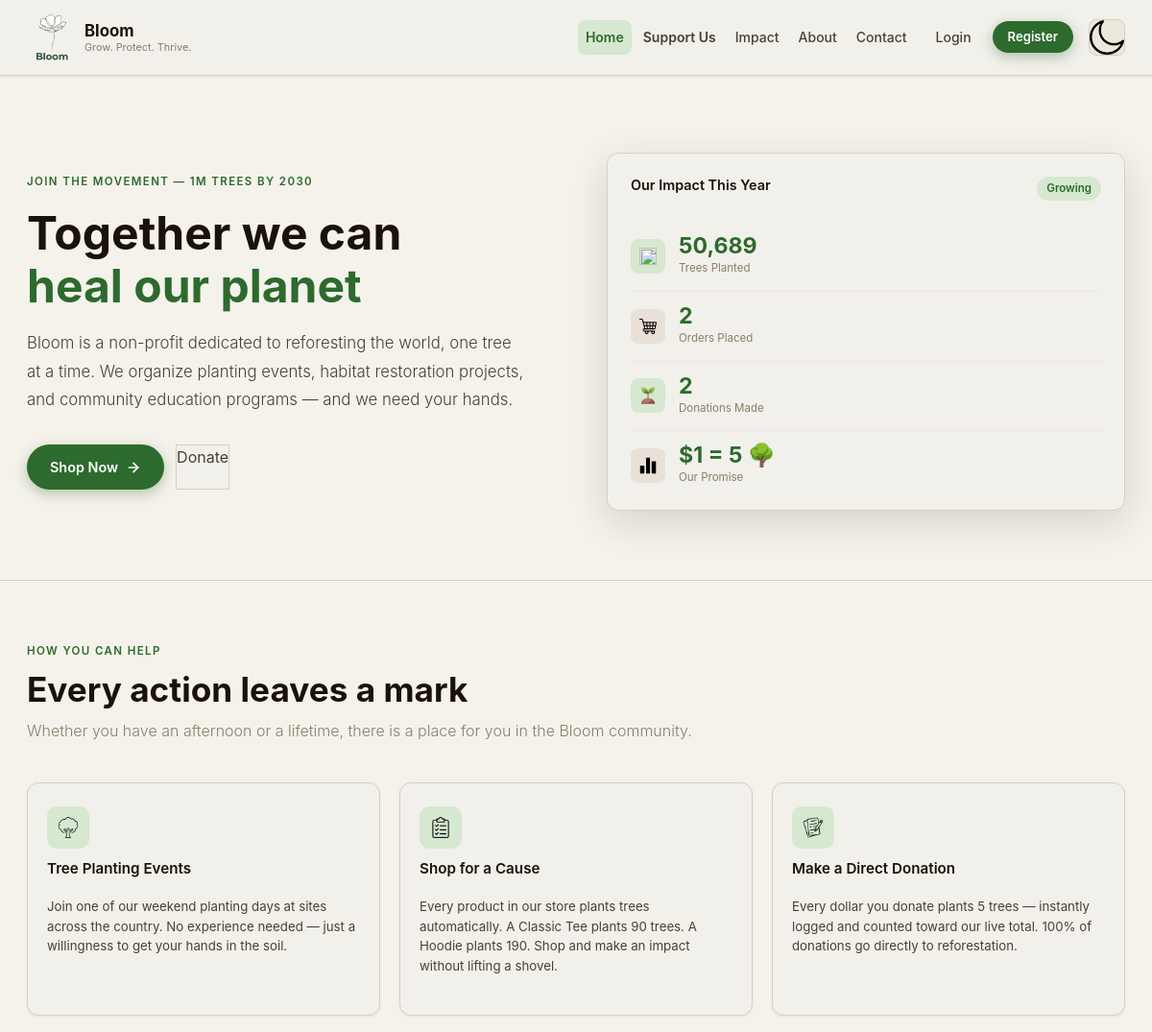
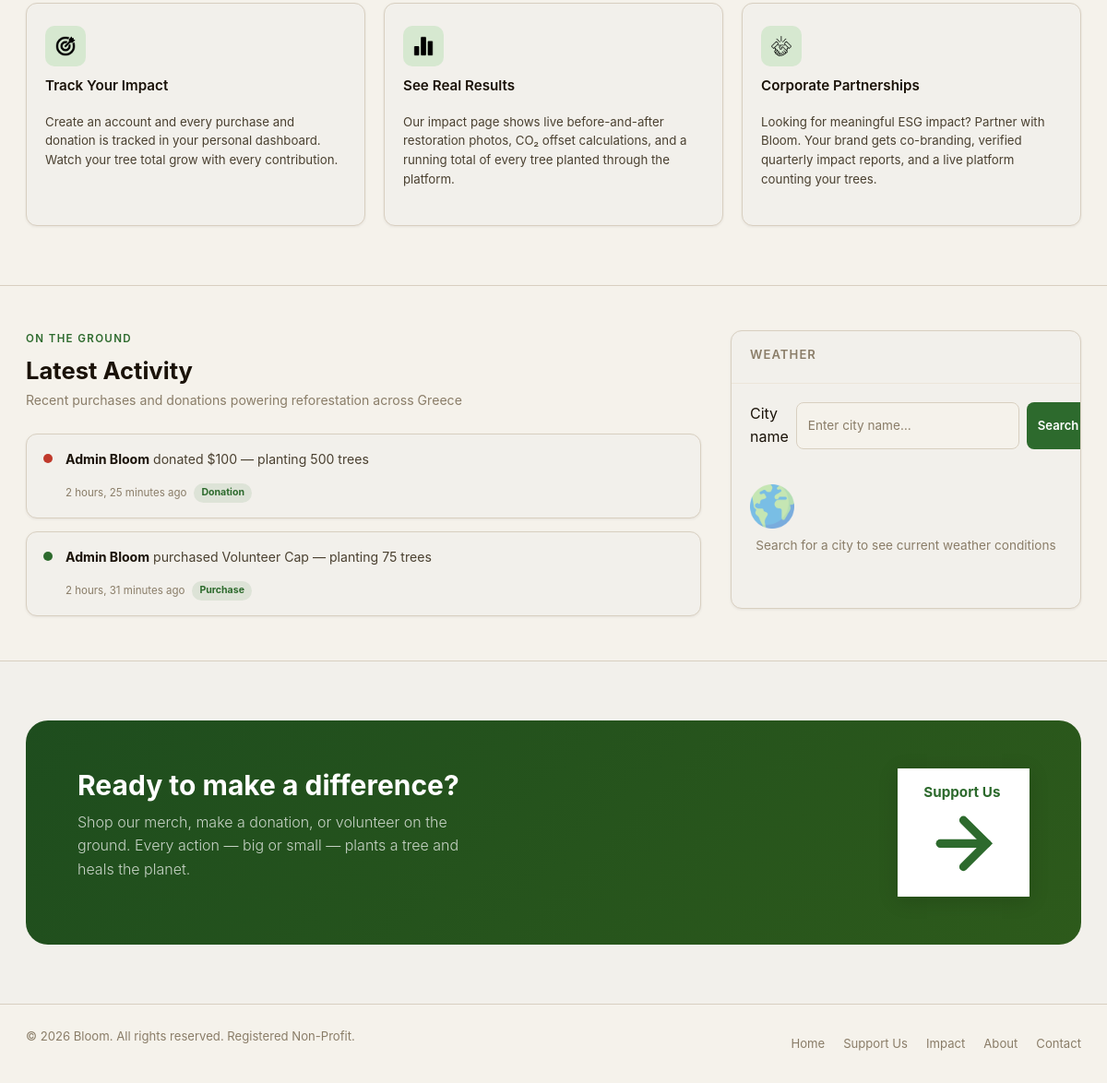
The page / on the database its author committed (2 pictures, top to bottom).
### core/models.py (models this page shows, shortened)
class ActivityEvent(models.Model):
    TYPE_CHOICES = [
        ('complete', 'Completed'),
        ('add',      'Added'),
        ('update',   'Updated'),
        ('donate',   'Donated'),
        ('purchase', 'Purchased'),
    ]
    event_type = models.CharField(max_length=20, choices=TYPE_CHOICES)
    text       = models.CharField(max_length=300)
    tag        = models.CharField(max_length=40)
    label      = models.CharField(max_length=40)
    user       = models.ForeignKey(User, on_delete=models.SET_NULL, null=True, blank=True)
    created_at = models.DateTimeField(auto_now_add=True)
    class Meta:
        ordering = ['-created_at']

### core/views.py (the view)
# urls.py: path('',         views.home,    name='home'),
def home(request):
    total_trees     = get_total_trees()
    total_orders    = Order.objects.count()
    total_donations = Donation.objects.count()
    feed            = ActivityEvent.objects.all().order_by('-created_at')[:8]
    return render(request, 'core/index.html', {
        'total_trees':     total_trees,
        'total_orders':    total_orders,
        'total_donations': total_donations,
        'feed':            feed,
    })

### core/views.py (called while the page is built)
def get_total_trees():
    purchase_trees = sum(
        int(item.price * item.quantity * 5)
        for item in OrderItem.objects.select_related('product').all()
    )
    donation_trees = sum(d.trees_equivalent for d in Donation.objects.all())
    return purchase_trees + donation_trees

### shop/context_processors.py (called while the page is built)
def cart_count(request):
    count = 0
    if request.user.is_authenticated:
        from shop.models import CartItem
        count = CartItem.objects.filter(user=request.user).count()
    return {'cart_count': count}

### templates/core/index.html (shortened to what this page needs)
{% extends 'base.html' %}
{% load static %}
{% block content %}
    <section class="hero" aria-labelledby="heroTitle">
        <div class="container">
            <div class="hero_inner">
                <div>
                    <div class="hero_eyebrow">Join the Movement — 1M Trees by 2030</div>
                    <h1 class="hero_title" id="heroTitle">
                        Together we can<br>
                        <span class="highlight">heal our planet</span>
                    </h1>
                    <p class="hero_lead">
                        Bloom is a non-profit dedicated to reforesting the world, one tree at a time.
                        We organize planting events, habitat restoration projects, and community education programs — and we need your hands.
                    </p>
                    <div class="hero_actions">
                        <a href="{% url 'shop:support' %}#shop" class="btn-primary">
                            Shop Now
                            <svg viewBox="0 0 24 24" fill="none" stroke="currentColor" stroke-width="2.5" stroke-linecap="round" aria-hidden="true">
                                <line x1="5" y1="12" x2="19" y2="12"/><polyline points="12 5 19 12 12 19"/>
                            </svg>
                        </a>
                        <a href="{% url 'shop:support' %}#donate" class="btn-ghost">Donate</a>
                    </div>
                </div>
                <div class="hero-stats-card" aria-label="Environmental impact overview">
                    <div class="stats-header">
                        <h3>Our Impact This Year</h3>
                        <span style="font-size:.72rem;font-weight:600;color:var(--green);background:var(--greentint);padding:3px 10px;border-radius:100px;">Growing</span>
                    </div>
                    <div class="stat-item">
                        <div class="stat-item_icon stat-item_icon--green">
                            <img src="{% static 'assets/icons/icon-tree.png' %}" style="width:18px;height:18px;object-fit:contain;" alt="" />
                        </div>
                        <div>
                            <div class="stat-item_value">{{ total_trees }}</div>
                            <div class="stat-item_label">Trees Planted</div>
                        </div>
                    </div>
                    <div class="stat-item">
                        <div class="stat-item_icon stat-item_icon--orange">
                            <img src="{% static 'assets/icons/cart.png' %}" style="width:18px;height:18px;object-fit:contain;" alt="" />
                        </div>
                        <div>
                            <div class="stat-item_value">{{ total_orders }}</div>
                            <div class="stat-item_label">Orders Placed</div>
                        </div>
                    </div>
                    <div class="stat-item">
                        <div class="stat-item_icon stat-item_icon--green">
                            <img src="{% static 'assets/icons/icon-leaf.png' %}" style="width:18px;height:18px;object-fit:contain;" alt="" />
                        </div>
                        <div>
                            <div class="stat-item_value">{{ total_donations }}</div>
                            <div class="stat-item_label">Donations Made</div>
                        </div>
                    </div>
                    <div class="stat-item">
                        <div class="stat-item_icon stat-item_icon--orange">
                            <img src="{% static 'assets/icons/icon-impact.png' %}" style="width:18px;height:18px;object-fit:contain;" alt="" />
                        </div>
                        <div>
                            <div class="stat-item_value">$1 = 5 🌳</div>
                            <div class="stat-item_label">Our Promise</div>
                        </div>
                    </div>
                </div>
            </div>
        </div>
    </section>
    <section style="padding:64px 0;border-bottom:1px solid var(--border);" aria-labelledby="featuresTitle">
        <div class="container">
            <p class="section-label">How You Can Help</p>
            <h2 style="font-family:-apple-system,sans-serif;font-size:clamp(1.6rem,3vw,2.2rem);font-weight:700;color:var(--text1);margin:0 0 10px;" id="featuresTitle">Every action leaves a mark</h2>
            <p style="font-size:1rem;color:var(--text3);font-weight:300;margin:0 0 40px;">Whether you have an afternoon or a lifetime, there is a place for you in the Bloom community.</p>
            <div class="features_grid">
                <div class="feature-card">
                    <div class="feature-card_icon"><img src="{% static 'assets/icons/icon-tree-planting.png' %}" class="feature-card_icon-img" alt="" /></div>
                    <h3 class="feature-card_title">Tree Planting Events</h3>
                    <p class="feature-card_desc">Join one of our weekend planting days at sites across the country. No experience needed — just a willingness to get your hands in the soil.</p>
                </div>
                <div class="feature-card">
                    <div class="feature-card_icon"><img src="{% static 'assets/icons/icon-tasks.png' %}" class="feature-card_icon-img" alt="" /></div>
                    <h3 class="feature-card_title">Shop for a Cause</h3>
                    <p class="feature-card_desc">Every product in our store plants trees automatically. A Classic Tee plants 90 trees. A Hoodie plants 190. Shop and make an impact without lifting a shovel.</p>
                </div>
                <div class="feature-card">
                    <div class="feature-card_icon"><img src="{% static 'assets/icons/icon-log.png' %}" class="feature-card_icon-img" alt="" /></div>
                    <h3 class="feature-card_title">Make a Direct Donation</h3>
                    <p class="feature-card_desc">Every dollar you donate plants 5 trees — instantly logged and counted toward our live total. 100% of donations go directly to reforestation.</p>
                </div>
                <div class="feature-card">
                    <div class="feature-card_icon"><img src="{% static 'assets/icons/icon-goal.png' %}" class="feature-card_icon-img" alt="" /></div>
                    <h3 class="feature-card_title">Track Your Impact</h3>
                    <p class="feature-card_desc">Create an account and every purchase and donation is tracked in your personal dashboard. Watch your tree total grow with every contribution.</p>
                </div>
                <div class="feature-card">
                    <div class="feature-card_icon"><img src="{% static 'assets/icons/icon-impact.png' %}" class="feature-card_icon-img" alt="" /></div>
                    <h3 class="feature-card_title">See Real Results</h3>
                    <p class="feature-card_desc">Our impact page shows live before-and-after restoration photos, CO₂ offset calculations, and a running total of every tree planted through the platform.</p>
                </div>
                <div class="feature-card">
                    <div class="feature-card_icon"><img src="{% static 'assets/icons/icon-corporate.png' %}" class="feature-card_icon-img" alt="" /></div>
                    <h3 class="feature-card_title">Corporate Partnerships</h3>
                    <p class="feature-card_desc">Looking for meaningful ESG impact? Partner with Bloom. Your brand gets co-branding, verified quarterly impact reports, and a live platform counting your trees.</p>
                </div>
            </div>
        </div>
    </section>
    <section class="activity" aria-labelledby="activityTitle">
        <div class="container">
            <div class="activity_inner">
                <div>
                    <p class="section-label">On The Ground</p>
                    <h2 style="font-family:-apple-system,sans-serif;font-size:1.6rem;font-weight:700;color:var(--text1);margin:0 0 6px;" id="activityTitle">Latest Activity</h2>
                    <p style="font-size:.88rem;color:var(--text3);margin:0 0 24px;">Recent purchases and donations powering reforestation across Greece</p>
                    <div class="activity-feed">
                        {% for event in feed %}
                        <div class="feed-card">
                            <div class="feed-card_dot" style="background:{% if event.event_type == 'donate' %}var(--red){% elif event.event_type == 'purchase' %}var(--green){% else %}var(--orange){% endif %};"></div>
                            <div class="feed-card_content">
                                <p class="feed-card_text">{{ event.text|safe }}</p>
                                <div class="feed-card_meta">
                                    {{ event.created_at|timesince }} ago
                                    <span class="feed-card_tag tag-{{ event.tag }}">{{ event.label }}</span>
                                </div>
                            </div>
                        </div>
                        {% empty %}
                        <div class="feed-card">
                            <div class="feed-card_content">
                                <p class="feed-card_text">No activity yet — be the first to contribute!</p>
                            </div>
                        </div>
                        {% endfor %}
                    </div>
                </div>
                <aside aria-label="Weather widget">
                    <div class="weather-widget" id="weatherWidget">
                        <div class="weather-widget_header">
                            <h3>Weather</h3>
                        </div>
                        <div class="weather-widget_body">
                            <form class="weather-location-form" id="weatherForm" role="search" aria-label="Search weather by city">
                                <label for="weatherInput" class="sr-only">City name</label>
                                <input type="text" class="weather-input" id="weatherInput"
                                       placeholder="Enter city name…" autocomplete="off" aria-label="City name" />
                                <button type="submit" class="weather-search-btn">Search</button>
                            </form>
                            <div class="weather-placeholder" id="weatherPlaceholder">
                                <div class="weather-placeholder-icon" aria-hidden="true">
                                    <img src="{% static 'assets/icons/icon-globe.png' %}" class="weather-placeholder-img" alt="" />
                                </div>
                                <p>Search for a city to see current weather conditions</p>
                            </div>
                        </div>
                    </div>
                </aside>
            </div>
        </div>
    </section>
    <section class="cta-banner" aria-labelledby="ctaTitle">
        <div class="container">
            <div class="cta-banner_inner">
                <div class="cta-banner_text">
                    <h2 id="ctaTitle">Ready to make a difference?</h2>
                    <p>Shop our merch, make a donation, or volunteer on the ground. Every action — big or small — plants a tree and heals the planet.</p>
                </div>
                <div style="display:flex;align-items:center;">
                    <a href="{% url 'shop:support' %}" class="btn-white">
                        Support Us
                        <svg viewBox="0 0 24 24" fill="none" stroke="currentColor" stroke-width="2.5" stroke-linecap="round" aria-hidden="true">
                            <line x1="5" y1="12" x2="19" y2="12"/><polyline points="12 5 19 12 12 19"/>
                        </svg>
                    </a>
                </div>
            </div>
        </div>
    </section>
{% endblock %}

### rows shown on the page
ActivityEvent: text "Admin Bloom donated $100 — planting 500 trees", created_at "2 hours, 25 minutes", label "Donation"
ActivityEvent: text "Admin Bloom purchased Volunteer Cap — planting 75 trees", created_at "2 hours, 31 minutes", label "Purchase"

### other values the page prints
{{ total_trees }} "50,689"
{{ total_orders }} "2"
{{ total_donations }} "2"
